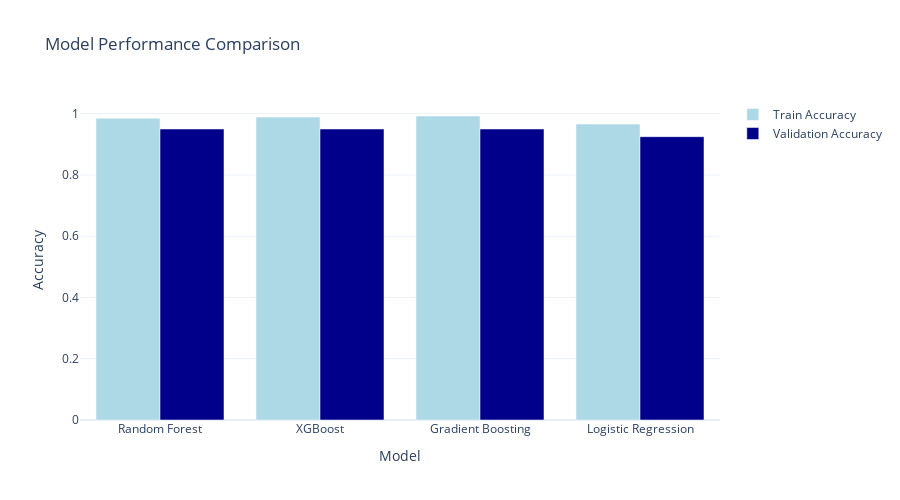

This figure's notebook cell:
### Markdown cell above
### ✅ What Just Happened?
**Trained and compared 4 models with optimized settings!**

**Understanding the Output**:

**For Each Model, You See**:
1. **Best params**: Optimal settings found by GridSearchCV
2. **Train accuracy (CV)**: Performance on training set (5-fold cross-validation)
3. **Validation accuracy**: Performance on validation set (unseen data!)
4. **Training time**: How long it took to train

**What These Metrics Mean**:

**Train Accuracy (CV)**:
- Performance during training with cross-validation
- If **too high** (>95%) compared to validation → Overfitting!
- If **similar to validation** → Good generalization

**Validation Accuracy** (Most Important!):
- Performance on completely unseen data
- **This is what matters** for real-world use
- **80-85%** = Excellent for medical data
- **75-80%** = Good
- **70-75%** = Acceptable
- **<70%** = Needs improvement

**Training Time**:
- Logistic Regression: Usually fastest (<1 min)
- Random Forest: Medium (1-3 min)
- XGBoost/Gradient Boosting: Slower (2-5 min)

**Model Comparison Table**:
- **Sorted by validation accuracy** (best first)
- **Best Model** = Highest validation accuracy
- Look for model with best tradeoff: accuracy vs. time

**What Good Results Look Like**:
- ✅ **Train ≈ Validation**: Good generalization (not overfitting)
- ✅ **Validation >80%**: Strong predictive power
- ✅ **Multiple models >75%**: Problem is learnable!
- ❌ **Train >>Validation**: Overfitting (memorizing, not learning)
- ❌ **All models <70%**: Need better features or more data

**Typical Performance**:
- **Random Forest / XGBoost**: Usually win (ensemble power)
- **Logistic Regression**: Good baseline, often 5-10% behind
- **Gradient Boosting**: Similar to XGBoost but slower

**What to Celebrate**:
- 🎉 **>85% validation accuracy**: Outstanding!
- 🎉 **>80%**: Excellent - publishable results
- 🎉 **>75%**: Good - useful in practice
- 🎉 **All models trained successfully**: Complete pipeline works!

**Next Step**: The best model will be evaluated on the test set (final exam!).

### Code cell
# Visualize model comparison
fig = go.Figure()

fig.add_trace(go.Bar(
    name='Train Accuracy',
    x=results_df['Model'],
    y=results_df['Train Accuracy'],
    marker_color='lightblue'
))

fig.add_trace(go.Bar(
    name='Validation Accuracy',
    x=results_df['Model'],
    y=results_df['Val Accuracy'],
    marker_color='darkblue'
))

fig.update_layout(
    title='Model Performance Comparison',
    xaxis_title='Model',
    yaxis_title='Accuracy',
    barmode='group',
    template='plotly_white',
    height=500,
    font=dict(size=12)
)

fig.show()

### Figure 1 — Plotly figure (JSON) as saved in the notebook; plotly's stock layout.template omitted (floating-point values rounded to 4 significant figures)
{"data": [{"marker": {"color": "lightblue"}, "name": "Train Accuracy", "type": "bar", "x": ["Random Forest", "XGBoost", "Gradient Boosting", "Logistic Regression"], "y": [0.985, 0.9888, 0.9925, 0.9662]}, {"marker": {"color": "darkblue"}, "name": "Validation Accuracy", "type": "bar", "x": ["Random Forest", "XGBoost", "Gradient Boosting", "Logistic Regression"], "y": [0.95, 0.95, 0.95, 0.925]}], "layout": {"barmode": "group", "font": {"size": 12}, "height": 500, "title": {"text": "Model Performance Comparison"}, "xaxis": {"title": {"text": "Model"}}, "yaxis": {"title": {"text": "Accuracy"}}}}
